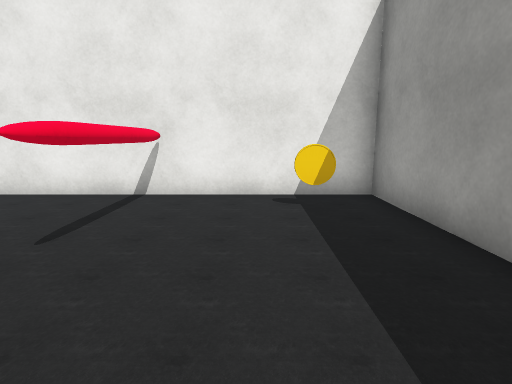
view 1 (above)

21 first-person views from a walk through a Unity game level. The camera is 1.2 m above the floor, tilts 10° down and sees 80° across. The floor is counted in squares, 1 m on a side. Each view is taken from the middle of a square. On the plan, view 1 faces up. The plan holds only what a view shows up to about 13 squares ahead; the rest is blank. The place goes on beyond the plan. The player character is not drawn. Some animated figures are not drawn. Some surface patterns are stand-ins.

view 2
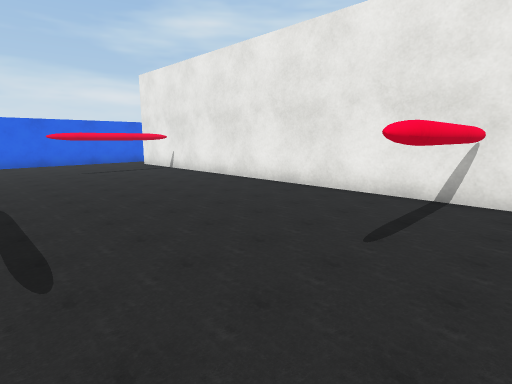

view 3
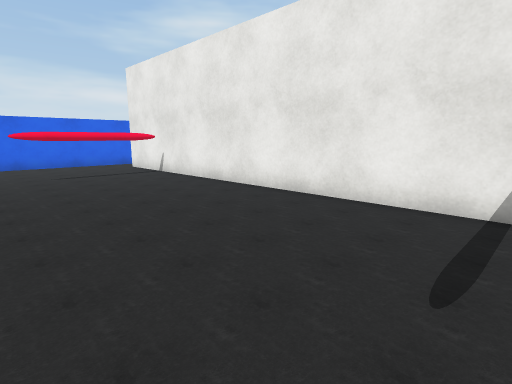

view 4
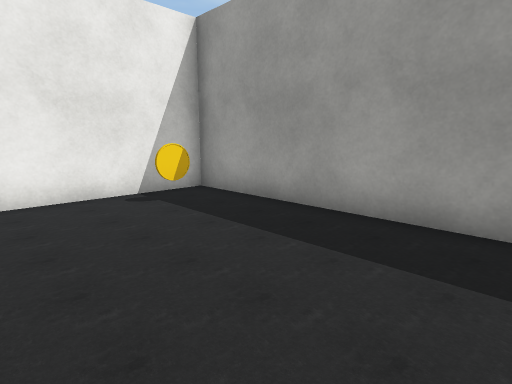

view 5
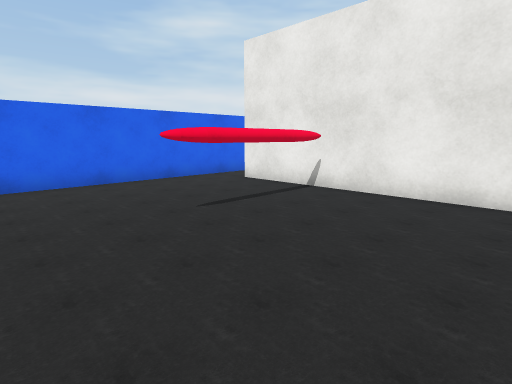

view 6
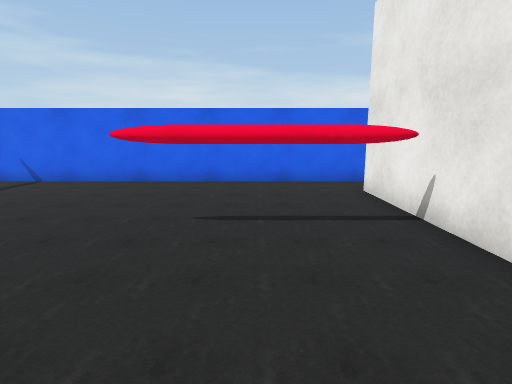

view 7
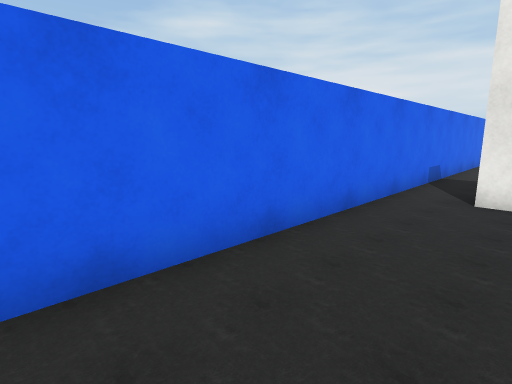

view 8
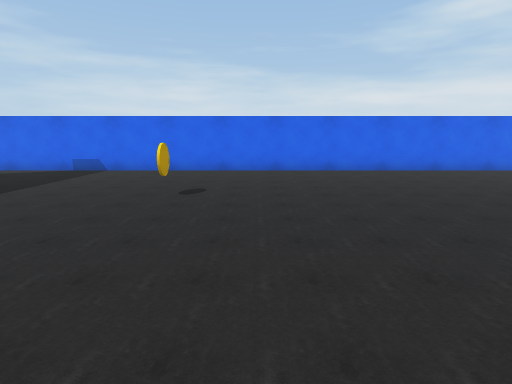

view 9
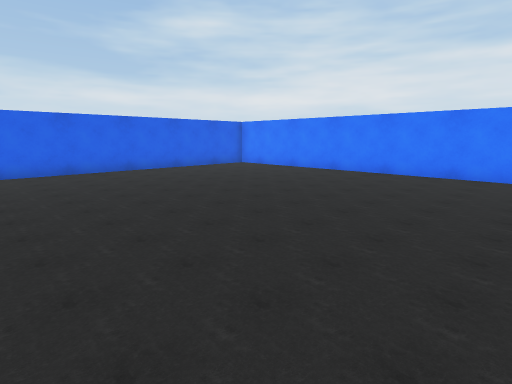

view 10
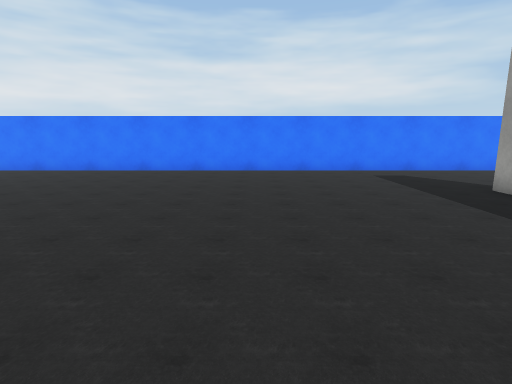

view 11
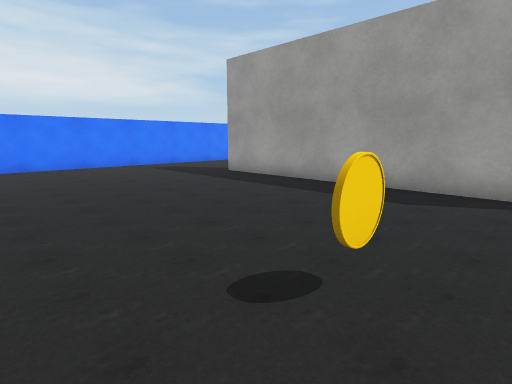

view 12
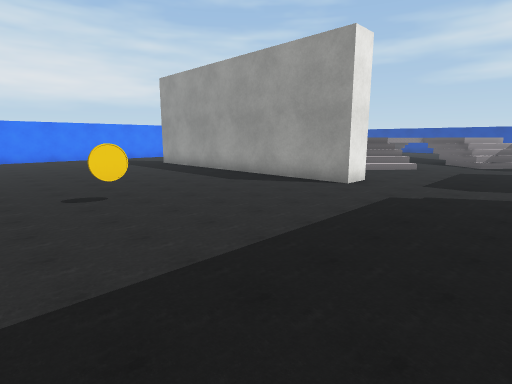

view 13
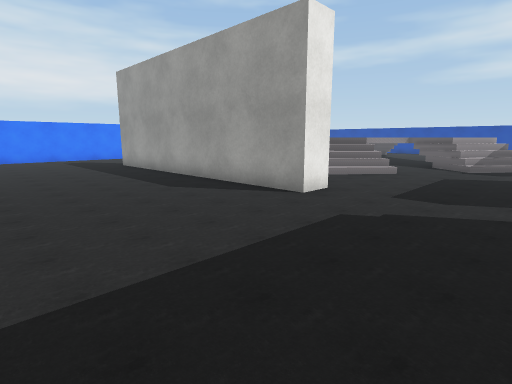

view 14
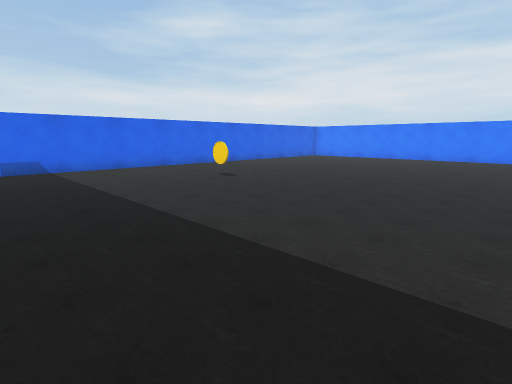

view 15
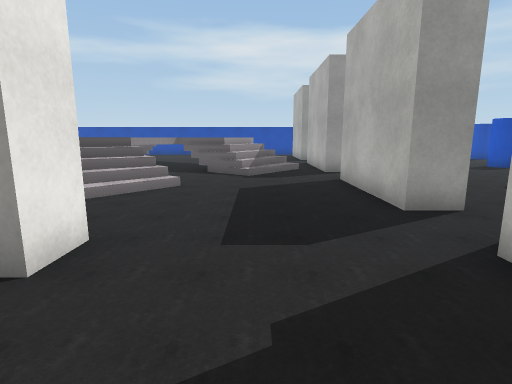

view 16
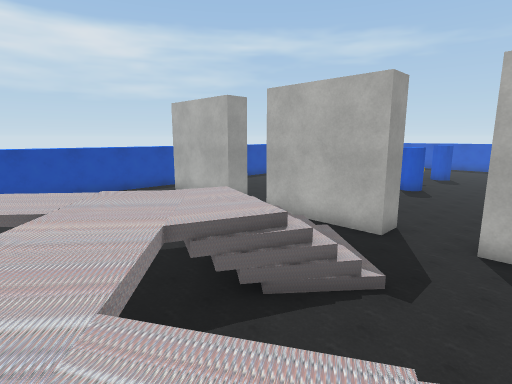

view 17
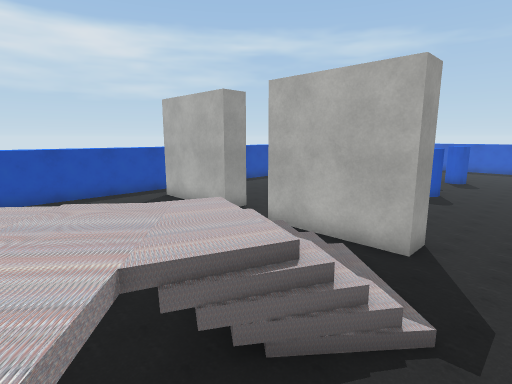

view 18
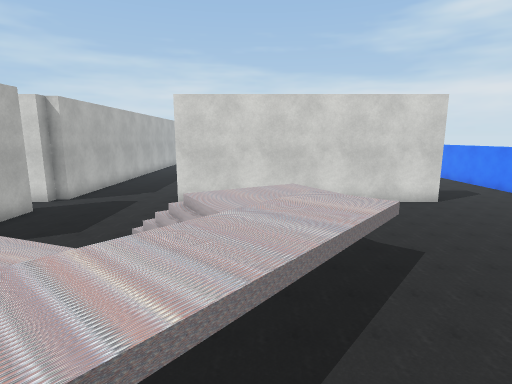

view 19
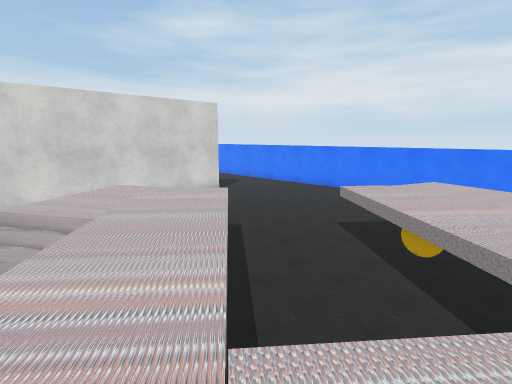

view 20
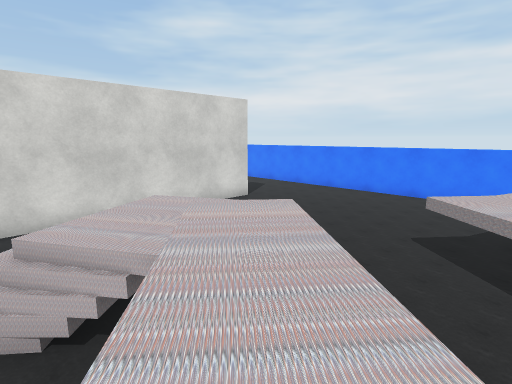

view 21
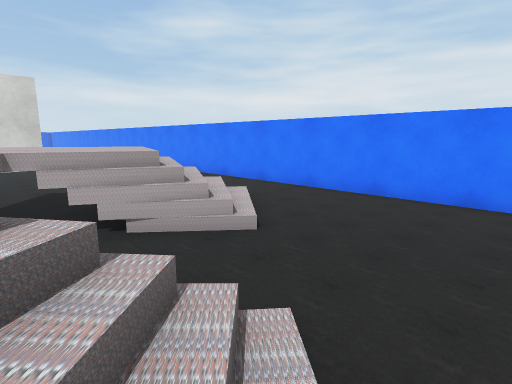

### Floor plan
Key: @ floor where view 1 was taken; # wall or solid block; . main floor; : floor 1.25 m higher than the main floor; / step, stairs or slope; = window, fence, low wall or low ledge; v drop or lower ground; T thing the floor can be seen under or through; O other object.
Columns run from 17 left of view 1 to 23 right of it. Each row starts with its distance up from view 1.
 27     #################################
 26 #   ...................  ............
 25 #. .................... ..............
 24 #............................  //.....
 23 #.............................=///....
 22 #............................  ///....
 21 #...................#.........::/=....
 20 #...................#.......#:::=. //
 19 #...................#  ......#O::  ///
 18 #...................#   ......#::
 17 #...................#    .:#..../
 16 #...................#   =::::...
 15 #...................#  ==:::::v.:
 14 #....O........O.....#..////#/::::       #
 13 #...................#..///=..::::       #
 12 #...................#..../..=#::#      .#
 11 #..........................///:/       .#
 10 #..........................////       ..#
  9 #...........................//=      ...#
  8 #...   .........................     ..
  7 #.###################.####..#### .####
  6 #....T.........#....#...  ...    ...
  5 #....T.........#..O.#  .. ....    ..
  4 #....T.........#....#   ......
  3 #....T.........#....#    .....
  2 #....T..............#     ....
  1 #...................#      ...
  0 #................@..#      ...O

Positions as (right, up) in squares from view 1, and headings:
1: (0, 0), facing up
2: (-1, 0), facing up-left
3: (-2, 1), facing up-left
4: (-2, 0), facing up-right
5: (-8, 0), facing up-left
6: (-8, 4), facing left
7: (-14, 0), facing up-left
8: (-5, 16), facing left
9: (-5, 16), facing up-left
10: (-3, 15), facing up
11: (-5, 13), facing up-right
12: (-5, 8), facing up-right
13: (-3, 8), facing up-right
14: (-4, 8), facing up-left
15: (0, 10), facing right
16: (8, 15), facing down-right
17: (9, 14), facing down-right
18: (15, 15), facing left
19: (15, 13), facing up-left
20: (13, 13), facing up-left
21: (20, 19), facing up-left
